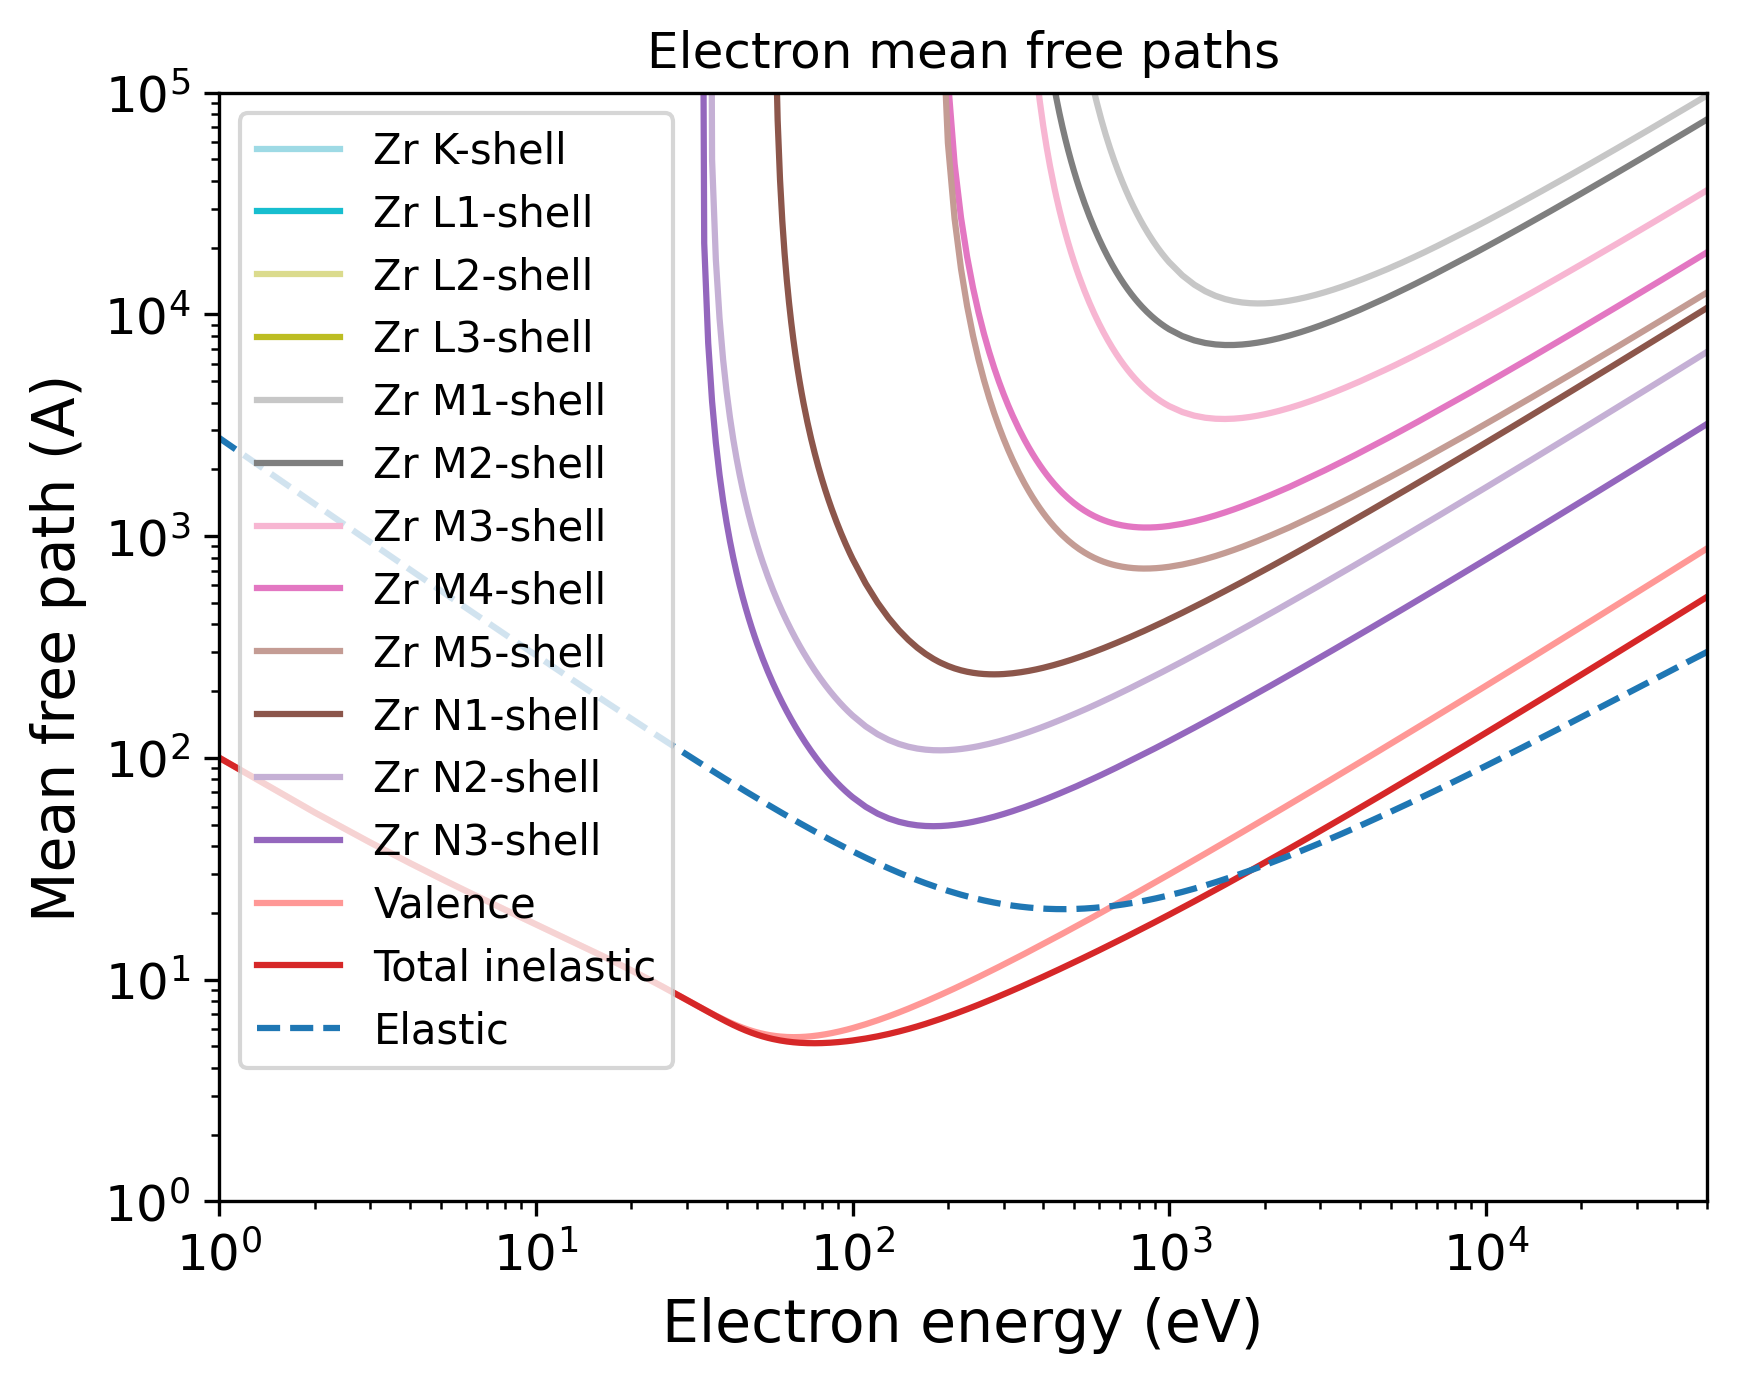

Write the Python code that produced this figure.
import pandas as pd
import numpy as np
import matplotlib.pyplot as plt
import matplotlib.cm as cm
# Set the format:
plt.xlabel("Electron energy (eV)", fontsize=14)
plt.ylabel("Mean free path (A)", fontsize=14)
plt.xticks(fontsize=12)
plt.yticks(fontsize=12)
plt.grid(False)
# Set the axes:
# Read the output file:
df = pd.read_csv(r"OUTPUT_Zr_Electron_IMFP.dat", sep=r'\s+', header=None, comment="#", skipinitialspace=True)
plt.xscale("log")
plt.yscale("log")
# Prepare the plot:
columns_to_plot = [ 1, 2, 3, 4, 5, 6, 7, 8, 9, 10, 11, 12, 13, 14]
labels = [ "Zr K-shell", "Zr L1-shell", "Zr L2-shell", "Zr L3-shell", "Zr M1-shell", "Zr M2-shell", "Zr M3-shell", "Zr M4-shell", "Zr M5-shell", "Zr N1-shell", "Zr N2-shell", "Zr N3-shell", "Valence", "Total inelastic"]
# Create N distinct colors from a colormap
N = len(columns_to_plot)
colors = plt.cm.tab20(np.linspace(1, 0, 20))
# Set line styles:
linestyles = [ "-", "-", "-", "-", "-", "-", "-", "-", "-", "-", "-", "-", "-", "-"]
for i, col in enumerate(columns_to_plot):
    color = colors[i % len(colors)]
    ls    = linestyles[i % len(linestyles)]
    label = labels[i % len(labels)]
    plt.plot(df.iloc[:, 0], df.iloc[:, col],
    color=color,
    label=label,
    linestyle=ls)
# Add a curve from the second file
df2 = pd.read_csv(r"OUTPUT_Zr_Electron_EMFP.dat", sep=r'\s+', header=None, comment="#", skipinitialspace=True)
columns_to_plot2 = [ 2]
labels2 = [ "Elastic"]
# Create second part of the plot:
for col, label in zip(columns_to_plot2, labels2):
    plt.plot(df2.iloc[:, 0], df2.iloc[:, col], label=label, linestyle="--")
plt.xlim(1.00000000,50000.00000000)
plt.ylim(1.00000000,100000.00000000)
plt.title("Electron mean free paths")
plt.legend(loc="best", fontsize=10)
# Save the plot in this format:
plt.savefig("OUTPUT_MFP_electron.png", dpi=300, bbox_inches="tight")
